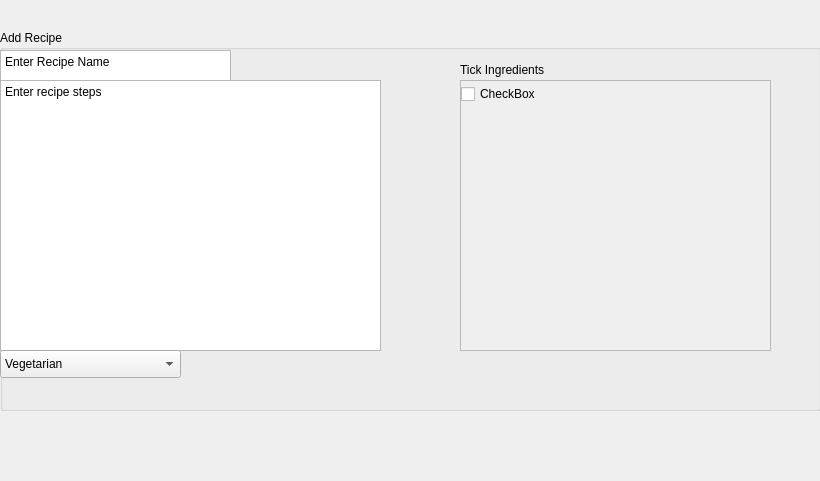
<?xml version="1.0" encoding="UTF-8"?>
<ui version="4.0">
 <class>CreateRecipeWindow</class>
 <widget class="QDialog" name="CreateRecipeWindow">
  <property name="geometry">
   <rect>
    <x>0</x>
    <y>0</y>
    <width>820</width>
    <height>481</height>
   </rect>
  </property>
  <property name="baseSize">
   <size>
    <width>100</width>
    <height>100</height>
   </size>
  </property>
  <property name="windowTitle">
   <string>Dialog</string>
  </property>
  <widget class="QWidget" name="verticalLayoutWidget">
   <property name="geometry">
    <rect>
     <x>0</x>
     <y>30</y>
     <width>821</width>
     <height>481</height>
    </rect>
   </property>
   <layout class="QVBoxLayout" name="verticalLayout">
    <property name="spacing">
     <number>1</number>
    </property>
    <property name="sizeConstraint">
     <enum>QLayout::SetNoConstraint</enum>
    </property>
    <property name="bottomMargin">
     <number>100</number>
    </property>
    <item>
     <widget class="QGroupBox" name="groupBox">
      <property name="title">
       <string>Add Recipe</string>
      </property>
      <widget class="QTextEdit" name="textEdit">
       <property name="geometry">
        <rect>
         <x>0</x>
         <y>20</y>
         <width>231</width>
         <height>31</height>
        </rect>
       </property>
       <property name="html">
        <string>&lt;!DOCTYPE HTML PUBLIC &quot;-//W3C//DTD HTML 4.0//EN&quot; &quot;http://www.w3.org/TR/REC-html40/strict.dtd&quot;&gt;
&lt;html&gt;&lt;head&gt;&lt;meta name=&quot;qrichtext&quot; content=&quot;1&quot; /&gt;&lt;meta charset=&quot;utf-8&quot; /&gt;&lt;style type=&quot;text/css&quot;&gt;
p, li { white-space: pre-wrap; }
hr { height: 1px; border-width: 0; }
li.unchecked::marker { content: &quot;\2610&quot;; }
li.checked::marker { content: &quot;\2612&quot;; }
&lt;/style&gt;&lt;/head&gt;&lt;body style=&quot; font-family:'Segoe UI'; font-size:9pt; font-weight:400; font-style:normal;&quot;&gt;
&lt;p style=&quot; margin-top:0px; margin-bottom:0px; margin-left:0px; margin-right:0px; -qt-block-indent:0; text-indent:0px;&quot;&gt;Enter Recipe Name&lt;/p&gt;&lt;/body&gt;&lt;/html&gt;</string>
       </property>
      </widget>
      <widget class="QPlainTextEdit" name="plainTextEdit">
       <property name="geometry">
        <rect>
         <x>0</x>
         <y>50</y>
         <width>381</width>
         <height>271</height>
        </rect>
       </property>
       <property name="sizePolicy">
        <sizepolicy hsizetype="Fixed" vsizetype="Expanding">
         <horstretch>0</horstretch>
         <verstretch>0</verstretch>
        </sizepolicy>
       </property>
       <property name="plainText">
        <string>Enter recipe steps</string>
       </property>
      </widget>
      <widget class="QComboBox" name="comboBox">
       <property name="geometry">
        <rect>
         <x>0</x>
         <y>320</y>
         <width>181</width>
         <height>28</height>
        </rect>
       </property>
       <item>
        <property name="text">
         <string>Vegetarian</string>
        </property>
       </item>
       <item>
        <property name="text">
         <string>Vegan</string>
        </property>
       </item>
       <item>
        <property name="text">
         <string>Pescatarian</string>
        </property>
       </item>
       <item>
        <property name="text">
         <string>Normal Person Food</string>
        </property>
       </item>
      </widget>
      <widget class="QScrollArea" name="scrollArea">
       <property name="geometry">
        <rect>
         <x>460</x>
         <y>50</y>
         <width>311</width>
         <height>271</height>
        </rect>
       </property>
       <property name="widgetResizable">
        <bool>true</bool>
       </property>
       <widget class="QWidget" name="scrollAreaWidgetContents">
        <property name="geometry">
         <rect>
          <x>0</x>
          <y>0</y>
          <width>309</width>
          <height>269</height>
         </rect>
        </property>
        <widget class="QCheckBox" name="checkBox">
         <property name="geometry">
          <rect>
           <x>0</x>
           <y>0</y>
           <width>93</width>
           <height>26</height>
          </rect>
         </property>
         <property name="text">
          <string>CheckBox</string>
         </property>
        </widget>
       </widget>
      </widget>
      <widget class="QLabel" name="label">
       <property name="geometry">
        <rect>
         <x>460</x>
         <y>30</y>
         <width>181</width>
         <height>20</height>
        </rect>
       </property>
       <property name="text">
        <string>Tick Ingredients</string>
       </property>
      </widget>
     </widget>
    </item>
   </layout>
  </widget>
 </widget>
 <resources/>
 <connections/>
</ui>
